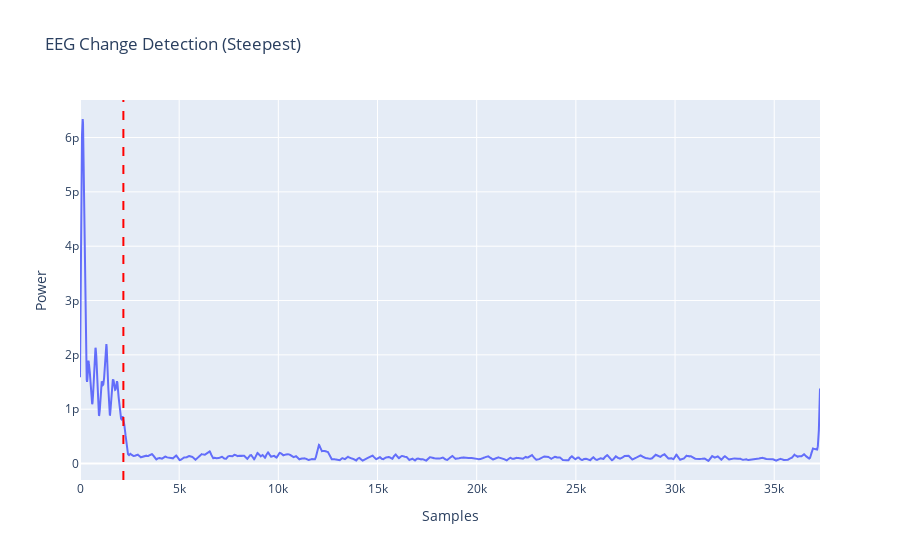

The notebook cell saved with this chart:
### Markdown cell above
## Detect change

### Code cell
# loop through subjects

for sub_id in sub_ids:

    print(f"---\nProcessing subject {sub_id} for block {block}...")
    # eeglab_file_path_components = [dataDir_server, sub_id, 'ProcessedData', 'EEG', block, block + '_prep.set']
    eeglab_file_path_components = [dataDir_server, sub_id, 'RawData', 'EEG', block, block + '_raw.set']
    eeglab_file_path = os.path.join(*eeglab_file_path_components)
    # check if the file exists, if not, skip the subject
    if not os.path.exists(eeglab_file_path):
        print(f"---\nSkipping subject {sub_id} for block {block} as the file {eeglab_file_path} does not exist.")
        continue
    #  Load the EEG data
    raw = mne.io.read_raw_eeglab(eeglab_file_path, preload=True)
    eeg_fs = raw.info['sfreq']

    # if subject is not P4-2006, use the default frequency range
    if sub_id == 'P4-2007':
        freq_low, freq_high = 110, 120
        
    else:   
        freq_low, freq_high = 120, 130

    eeg_power, power_time_axis = compute_samplewise_eeg_power(raw, freq_low, freq_high, channel="CPz")
    
    result, smoothed = detect_eeg_change_window(eeg_power, eeg_fs=eeg_fs, smooth_window=301, window_size_sec=4, plot=True)
result

### Figure 1 — Plotly figure (JSON) as saved in the notebook; plotly's stock layout.template omitted (floating-point values rounded to 4 significant figures; data arrays with more than 128 entries replaced by an {"elided": "..."} marker saying what was removed)
{"data": [{"mode": "lines", "name": "Smoothed Power", "type": "scatter", "y": {"elided": "37309 float values"}}], "layout": {"shapes": [{"line": {"color": "red", "dash": "dash"}, "type": "line", "x0": 2187, "x1": 2187, "xref": "x", "y0": 0, "y1": 1, "yref": "y domain"}], "title": {"text": "EEG Change Detection (Steepest)"}, "xaxis": {"title": {"text": "Samples"}}, "yaxis": {"title": {"text": "Power"}}}}
